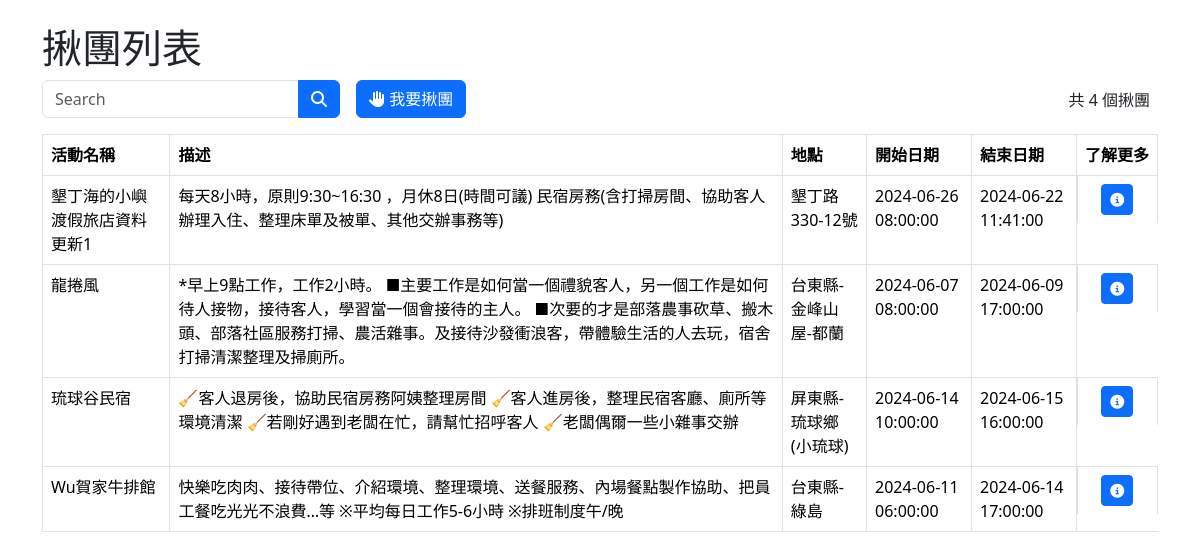
The app's page /group_camping/activities_list.php with its own data.
### tables this page shows
CREATE TABLE `activities` (
  `activity_id` int(6) UNSIGNED NOT NULL,
  `activity_name` varchar(50) NOT NULL,
  `description` text NOT NULL,
  `location` varchar(100) NOT NULL,
  `start_date` datetime NOT NULL,
  `end_date` datetime NOT NULL,
  `organizer_email` varchar(30) NOT NULL,
  `created_at` timestamp NOT NULL DEFAULT current_timestamp(),
  `valid` int(1) UNSIGNED NOT NULL DEFAULT 1
);

### group_camping/activities_list.php (the view, shortened to what this page needs)
<?php
require_once("../db_connect.php");
if (isset($_GET["search"])) :
    $search = $_GET["search"];
    $sql = "SELECT activity_name, description, location, start_date, end_date FROM activities WHERE location LIKE '%$search%' AND valid = 1";
    $pageTitle = "有關 \"" . $search . "\" 的結果";
else :
    $sql = "SELECT * FROM activities WHERE valid = 1";
    $pageTitle = "揪團列表";
endif;
$result = $conn->query($sql);
$userCount = $result->num_rows;
?>
<!DOCTYPE html>
<html lang="en">
<head>
    <?php include("../css.php") ?>
</head>
<body>
    <div class="container">
        <h1 class="mt-4"><?= $pageTitle ?></h1>
        <div class="d-flex justify-content-between">
            <div class="d-flex justify-content-start gap-3 mb-3">
                <form action="" class="m-0">
                    <div class="input-group">
                        <input type="text" class="form-control" placeholder="Search" name="search">
                        <button class="btn btn-primary" type="submit"><i class="fa-solid fa-magnifying-glass"></i></button>
                    </div>
                </form>
                <?php if (isset($_GET["search"])) : ?>
                    <a href="activities_list.php" class="btn btn-primary"><i class="fa-solid fa-right-from-bracket"></i> 返回列表</a>
                <?php else : ?>
                    <a href="create_activity.php" class="btn btn-primary">
                        <i class="fa-solid fa-hand"></i> 我要揪團
                    </a>
                <?php endif; ?>
            </div>
            <div>
                <div class="p-2">
                    共 <?= $userCount ?> 個揪團
                </div>
            </div>
        </div>
        <?php if ($result->num_rows > 0) : ?>
            <table class='table table-bordered'>
                <thead class='thead-light text-nowrap'>
                    <tr>
                        <th>活動名稱</th>
                        <th>描述</th>
                        <th>地點</th>
                        <th>開始日期</th>
                        <th>結束日期</th>
                        <th>了解更多</th>
                    </tr>
                </thead>
                <tbody>
                    <?php while ($row = $result->fetch_assoc()) : ?>
                        <tr>
                            <td><?= $row["activity_name"]  ?></td>
                            <td><?= $row["description"] ?></td>
                            <td><?= $row["location"] ?></td>
                            <td><?= $row["start_date"] ?></td>
                            <td><?= $row["end_date"] ?></td>
                            <td class="d-flex justify-content-center align-items-center">
                                <a href='activity_information.php?id=<?= $row["activity_id"] ?>' class='btn btn-primary btn-sm'>
                                    <i class='fa-solid fa-circle-info'></i>
                                </a>
                            </td>
                        </tr>
                    <?php endwhile; ?>
                </tbody>
            <?php else : ?>
                沒有關於<?= $search; ?>的活動
            <?php endif; ?>
            </table>
    </div>
</body>
</html>

### css.php (shortened to what this page needs)
<link href="https://cdn.jsdelivr.net/npm/bootstrap@5.3.2/dist/css/bootstrap.min.css" rel="stylesheet" />
<link rel="stylesheet" href="https://cdn.jsdelivr.net/npm/bootstrap-icons@1.11.3/font/bootstrap-icons.min.css">
<link rel="stylesheet" href="https://cdnjs.cloudflare.com/ajax/libs/font-awesome/6.5.2/css/all.min.css" />

### records on screen
activities: activity_name "墾丁海的小嶼渡假旅店資料更新1", description "每天8小時，原則9:30~16:30 ，月休8日(時間可議) 民宿房務(含打掃房間、協助客人辦理入住、整理床單及被單、其他交辦事務等)", location "墾丁路330-12號", start_date "2024-06-26 08:00:00", end_date "2024-06-22 11:41:00"
activities: activity_name "龍捲風", description "*早上9點工作，工作2小時。 ■主要工作是如何當一個禮貌客人，另一個工作是如何待人接物，接待客人，學習當一個會接待的主人。 ■次要的才是部落農事砍草、搬木頭、部落社區服務打掃、農活雜事。及接待沙發衝浪客，帶體驗生活的人去玩，宿舍打掃清潔整理及掃廁所。", location "台東縣-金峰山屋-都蘭", start_date "2024-06-07 08:00:00", end_date "2024-06-09 17:00:00"
activities: activity_name "琉球谷民宿", description "🧹客人退房後，協助民宿房務阿姨整理房間 🧹客人進房後，整理民宿客廳、廁所等環境清潔 🧹若剛好遇到老闆在忙，請幫忙招呼客人 🧹老闆偶爾一些小雜事交辦", location "屏東縣-琉球鄉(小琉球)", start_date "2024-06-14 10:00:00", end_date "2024-06-15 16:00:00"
activities: activity_name "Wu賀家牛排館", description "快樂吃肉肉、接待帶位、介紹環境、整理環境、送餐服務、內場餐點製作協助、把員工餐吃光光不浪費…等 ※平均每日工作5-6小時 ※排班制度午/晚", location "台東縣-綠島", start_date "2024-06-11 06:00:00", end_date "2024-06-14 17:00:00"

### other values on screen
$pageTitle "揪團列表"
$userCount "4"
